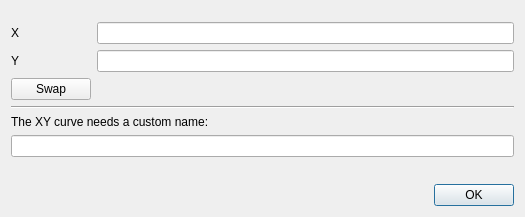
<?xml version="1.0" encoding="UTF-8"?>
<ui version="4.0">
 <class>SuggestDialog</class>
 <widget class="QDialog" name="SuggestDialog">
  <property name="geometry">
   <rect>
    <x>0</x>
    <y>0</y>
    <width>525</width>
    <height>217</height>
   </rect>
  </property>
  <property name="windowTitle">
   <string>Nex XY Curve</string>
  </property>
  <layout class="QVBoxLayout" name="verticalLayout">
   <item>
    <layout class="QFormLayout" name="formLayout">
     <property name="topMargin">
      <number>11</number>
     </property>
     <item row="0" column="0">
      <widget class="QLabel" name="label_2">
       <property name="text">
        <string>X</string>
       </property>
      </widget>
     </item>
     <item row="1" column="0">
      <widget class="QLabel" name="label_3">
       <property name="text">
        <string>Y</string>
       </property>
      </widget>
     </item>
     <item row="0" column="1">
      <widget class="LineEdit" name="lineEditX">
       <property name="readOnly">
        <bool>true</bool>
       </property>
      </widget>
     </item>
     <item row="1" column="1">
      <widget class="LineEdit" name="lineEditY">
       <property name="readOnly">
        <bool>true</bool>
       </property>
      </widget>
     </item>
     <item row="2" column="0">
      <widget class="QPushButton" name="pushButtonSwap">
       <property name="text">
        <string>Swap</string>
       </property>
      </widget>
     </item>
    </layout>
   </item>
   <item>
    <widget class="Line" name="line">
     <property name="orientation">
      <enum>Qt::Horizontal</enum>
     </property>
    </widget>
   </item>
   <item>
    <widget class="QLabel" name="label">
     <property name="text">
      <string>The XY curve needs a custom name:</string>
     </property>
    </widget>
   </item>
   <item>
    <widget class="LineEdit" name="lineEditName"/>
   </item>
   <item>
    <spacer name="verticalSpacer">
     <property name="orientation">
      <enum>Qt::Vertical</enum>
     </property>
     <property name="sizeHint" stdset="0">
      <size>
       <width>20</width>
       <height>40</height>
      </size>
     </property>
    </spacer>
   </item>
   <item>
    <widget class="QDialogButtonBox" name="buttonBox">
     <property name="orientation">
      <enum>Qt::Horizontal</enum>
     </property>
     <property name="standardButtons">
      <set>QDialogButtonBox::Ok</set>
     </property>
    </widget>
   </item>
  </layout>
 </widget>
 <customwidgets>
  <customwidget>
   <class>LineEdit</class>
   <extends>QLineEdit</extends>
   <header>PlotJuggler/line_edit.h</header>
  </customwidget>
 </customwidgets>
 <resources/>
 <connections>
  <connection>
   <sender>buttonBox</sender>
   <signal>accepted()</signal>
   <receiver>SuggestDialog</receiver>
   <slot>accept()</slot>
   <hints>
    <hint type="sourcelabel">
     <x>248</x>
     <y>254</y>
    </hint>
    <hint type="destinationlabel">
     <x>157</x>
     <y>274</y>
    </hint>
   </hints>
  </connection>
  <connection>
   <sender>buttonBox</sender>
   <signal>rejected()</signal>
   <receiver>SuggestDialog</receiver>
   <slot>reject()</slot>
   <hints>
    <hint type="sourcelabel">
     <x>316</x>
     <y>260</y>
    </hint>
    <hint type="destinationlabel">
     <x>286</x>
     <y>274</y>
    </hint>
   </hints>
  </connection>
 </connections>
</ui>
